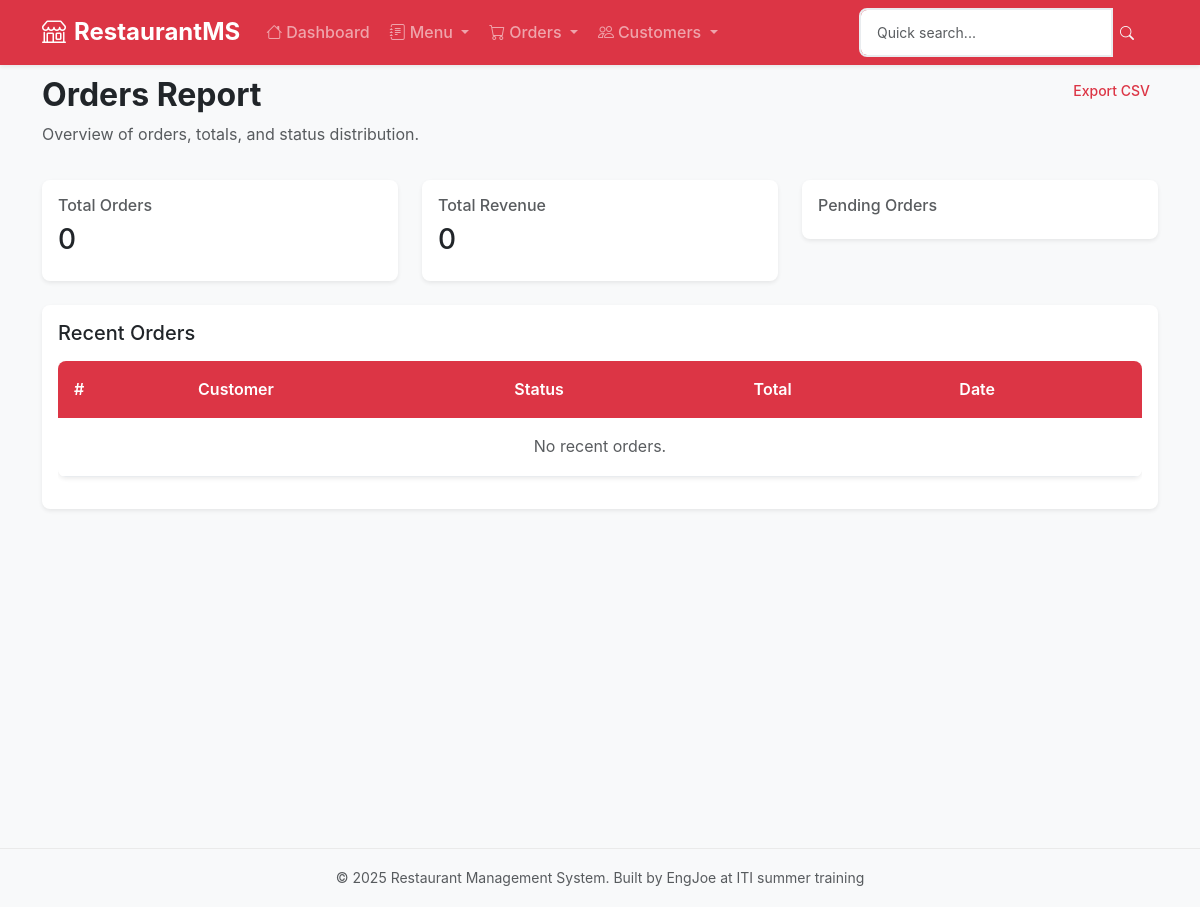
The page /orders/report/ on the database as committed earlier.
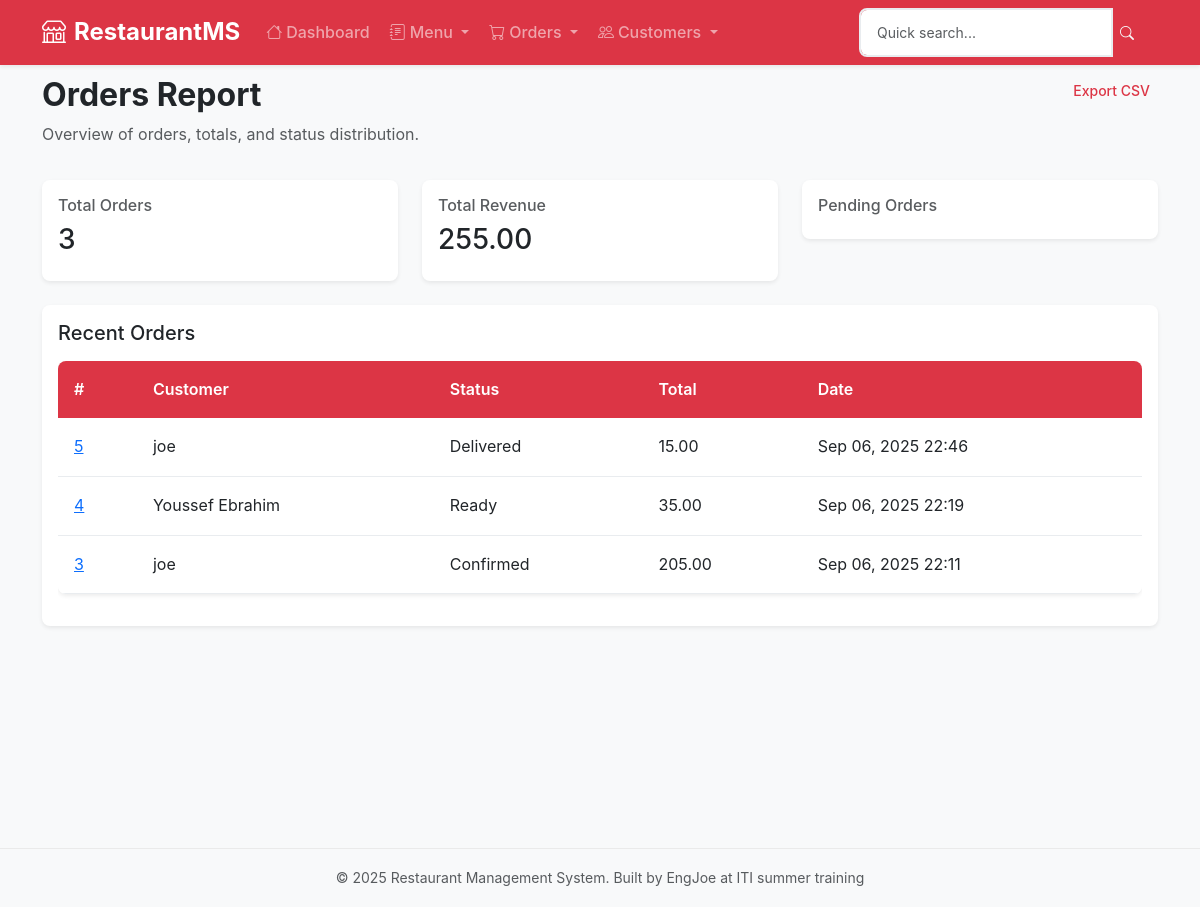
The same page on the database as committed later.
### orders/models.py (models this page shows, shortened)
class Order(models.Model):
    STATUS_CHOICES = [
        ('pending', 'Pending'),
        ('confirmed', 'Confirmed'),
        ('preparing', 'Preparing'),
        ('ready', 'Ready'),
        ('delivered', 'Delivered'),
        ('cancelled', 'Cancelled'),
    ]
    customer = models.ForeignKey(Customer, on_delete=models.CASCADE, related_name='orders')
    status = models.CharField(max_length=20, choices=STATUS_CHOICES, default='pending')
    notes = models.TextField(blank=True)
    created_at = models.DateTimeField(auto_now_add=True)
    updated_at = models.DateTimeField(auto_now=True)
    def total_price(self):
        return sum(item.get_total_price() for item in self.items.all())

class OrderItem(models.Model):
    order = models.ForeignKey(Order, on_delete=models.CASCADE, related_name='items')
    item = models.ForeignKey(Item, on_delete=models.CASCADE)
    quantity = models.PositiveIntegerField()
    price = models.DecimalField(max_digits=10, decimal_places=2)  # Store price at time of order
    def get_total_price(self):
        return self.quantity * self.price

### customers/models.py (models this page shows, shortened)
class Customer(models.Model):
    name = models.CharField(max_length=200)
    email = models.EmailField(blank=True)
    phone = models.CharField(max_length=20)
    address = models.TextField(blank=True)
    created_at = models.DateTimeField(auto_now_add=True)
    updated_at = models.DateTimeField(auto_now=True)

### orders/views.py (the view)
# urls.py: path('report/', views.orders_report, name='report'),
def orders_report(request):
    date_from = request.GET.get('date_from')
    date_to = request.GET.get('date_to')
    if not date_from:
        date_from = (timezone.now() - timedelta(days=30)).date()
    else:
        date_from = datetime.strptime(date_from, '%Y-%m-%d').date()
    if not date_to:
        date_to = timezone.now().date()
    else:
        date_to = datetime.strptime(date_to, '%Y-%m-%d').date()
    orders = Order.objects.filter(
        created_at__date__gte=date_from,
        created_at__date__lte=date_to
    )
    total_orders = orders.count()
    total_revenue = sum(order.total_price() for order in orders)
    orders_by_status = {}
    for status_code, status_name in Order.STATUS_CHOICES:
        count = orders.filter(status=status_code).count()
        orders_by_status[status_name] = count
    recent_orders = orders.select_related('customer').order_by('-created_at')[:10]
    daily_sales = []
    for i in range(7):
        date = timezone.now().date() - timedelta(days=i)
        daily_orders = orders.filter(created_at__date=date)
        daily_revenue = sum(order.total_price() for order in daily_orders)
        daily_sales.append({
            'date': date,
            'orders': daily_orders.count(),
            'revenue': daily_revenue
        })
    top_customers = Customer.objects.annotate(
        order_count=Count('orders'),
        total_spent=Sum('orders__items__price')
    ).filter(
        orders__created_at__date__gte=date_from,
        orders__created_at__date__lte=date_to
    ).order_by('-total_spent')[:5]
    context = {
        'date_from': date_from,
        'date_to': date_to,
        'total_orders': total_orders,
        'total_revenue': total_revenue,
        'average_order_value': total_revenue / total_orders if total_orders > 0 else 0,
        'orders_by_status': orders_by_status,
        'daily_sales': daily_sales,
        'top_customers': top_customers,
        'recent_orders': recent_orders,
    }
    return render(request, 'orders/report.html', context)

### orders/templates/orders/report.html (shortened to what this page needs)
{% extends "base.html" %}
{% block content %}
<div class="container mt-4">
    <div class="row mb-3">
        <div class="col-md-8">
            <h2 class="fw-bold">Orders Report</h2>
            <p class="text-muted">Overview of orders, totals, and status distribution.</p>
        </div>
        <div class="col-md-4 text-end">
            <a href="{% url 'orders:export_csv' %}" class="btn btn-sm btn-outline-primary">
                Export CSV
            </a>
        </div>
    </div>
    <div class="row mb-4">
        <div class="col-md-4">
            <div class="card shadow-sm border-0">
                <div class="card-body">
                    <h6 class="text-muted">Total Orders</h6>
                    <h3>{{ total_orders }}</h3>
                </div>
            </div>
        </div>
        <div class="col-md-4">
            <div class="card shadow-sm border-0">
                <div class="card-body">
                    <h6 class="text-muted">Total Revenue</h6>
                    <h3>{{ total_revenue }}</h3>
                </div>
            </div>
        </div>
        <div class="col-md-4">
            <div class="card shadow-sm border-0">
                <div class="card-body">
                    <h6 class="text-muted">Pending Orders</h6>
                </div>
            </div>
        </div>
    </div>
    <div class="card shadow-sm border-0">
        <div class="card-body">
            <h5 class="mb-3">Recent Orders</h5>
            <div class="table-responsive">
                <table class="table table-sm table-hover">
                    <thead>
                        <tr>
                            <th>#</th>
                            <th>Customer</th>
                            <th>Status</th>
                            <th>Total</th>
                            <th>Date</th>
                        </tr>
                    </thead>
                    <tbody>
                        {% for order in recent_orders %}
                            <tr>
                                <td>
                                    <a href="{% url 'orders:order_detail' order.pk %}">
                                        {{ order.id }}
                                    </a>
                                </td>
                                <td>{{ order.customer.name }}</td>
                                <td>{{ order.get_status_display }}</td>
                                <td>{{ order.total_price }}</td>
                                <td>{{ order.created_at|date:"M d, Y H:i" }}</td>
                            </tr>
                        {% empty %}
                            <tr>
                                <td colspan="5" class="text-center text-muted">No recent orders.</td>
                            </tr>
                        {% endfor %}
                    </tbody>
                </table>
            </div>
        </div>
    </div>
</div>
{% endblock %}

Rows that differ between the two databases and show on the page:
added Order: id "5", customer.name "joe", status "Delivered", total_price "15.00", created_at "Sep 06, 2025 22:46"
added Order: id "4", customer.name "Youssef Ebrahim", status "Ready", total_price "35.00", created_at "Sep 06, 2025 22:19"
added Order: id "3", customer.name "joe", status "Confirmed", total_price "205.00", created_at "Sep 06, 2025 22:11"
Other text that changed with them:
{{ total_orders }}: "0" → "3"
{{ total_revenue }}: "0" → "255.00"
text no longer shown: "No recent orders."
